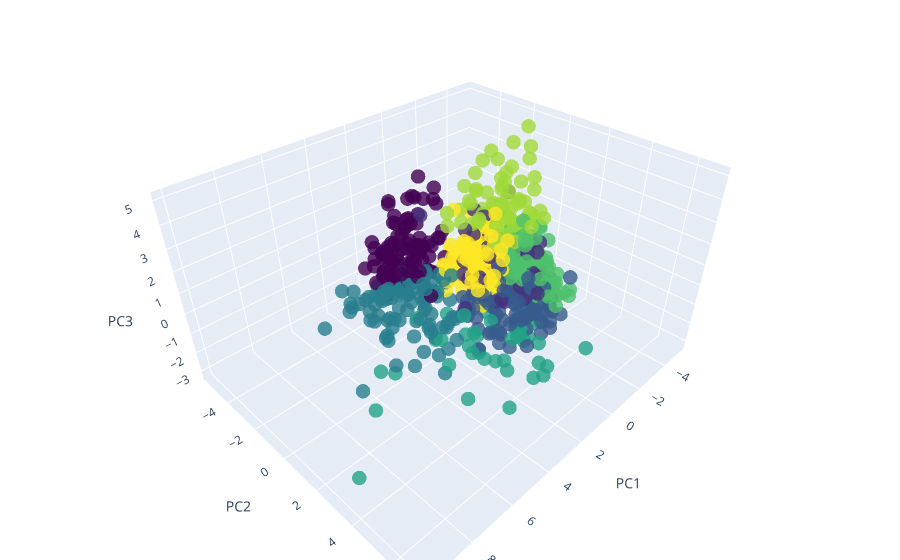

Notebook cell for this chart:
### Markdown cell above
Finally, because we are only using 3 principal components we can visualize this in 3D as well.

### Code cell
import plotly.graph_objs as go

# Create a trace for the 3D scatter plot
scatter3d_trace = go.Scatter3d(
    x=X_pca[:, 0], y=X_pca[:, 1], z=X_pca[:, 2],
    mode='markers',
    marker=dict(
        size=5,
        color=cluster_labels,
        colorscale='Viridis',
        opacity=0.8
    )
)

# Create a layout for the 3D scatter plot
scatter3d_layout = go.Layout(
    margin=dict(l=0, r=0, b=0, t=0),
    scene=dict(
        xaxis=dict(title='PC1'),
        yaxis=dict(title='PC2'),
        zaxis=dict(title='PC3')
    ),
)

# Combine the trace and layout into a Figure object
scatter3d_fig = go.Figure(data=[scatter3d_trace], layout=scatter3d_layout)

# Display the 3D scatter plot
scatter3d_fig.show()

### Figure 1 — Plotly figure (JSON) as saved in the notebook; plotly's stock layout.template omitted (floating-point values rounded to 4 significant figures; data arrays with more than 128 entries replaced by an {"elided": "..."} marker saying what was removed)
{"data": [{"marker": {"color": {"elided": "761 int values"}, "colorscale": [[0, "#440154"], [0.1111, "#482878"], [0.2222, "#3e4989"], [0.3333, "#31688e"], [0.4444, "#26828e"], [0.5556, "#1f9e89"], [0.6667, "#35b779"], [0.7778, "#6ece58"], [0.8889, "#b5de2b"], [1, "#fde725"]], "opacity": 0.8, "size": 5}, "mode": "markers", "type": "scatter3d", "x": {"elided": "761 float values"}, "y": {"elided": "761 float values"}, "z": {"elided": "761 float values"}}], "layout": {"margin": {"b": 0, "l": 0, "r": 0, "t": 0}, "scene": {"xaxis": {"title": {"text": "PC1"}}, "yaxis": {"title": {"text": "PC2"}}, "zaxis": {"title": {"text": "PC3"}}}}}
